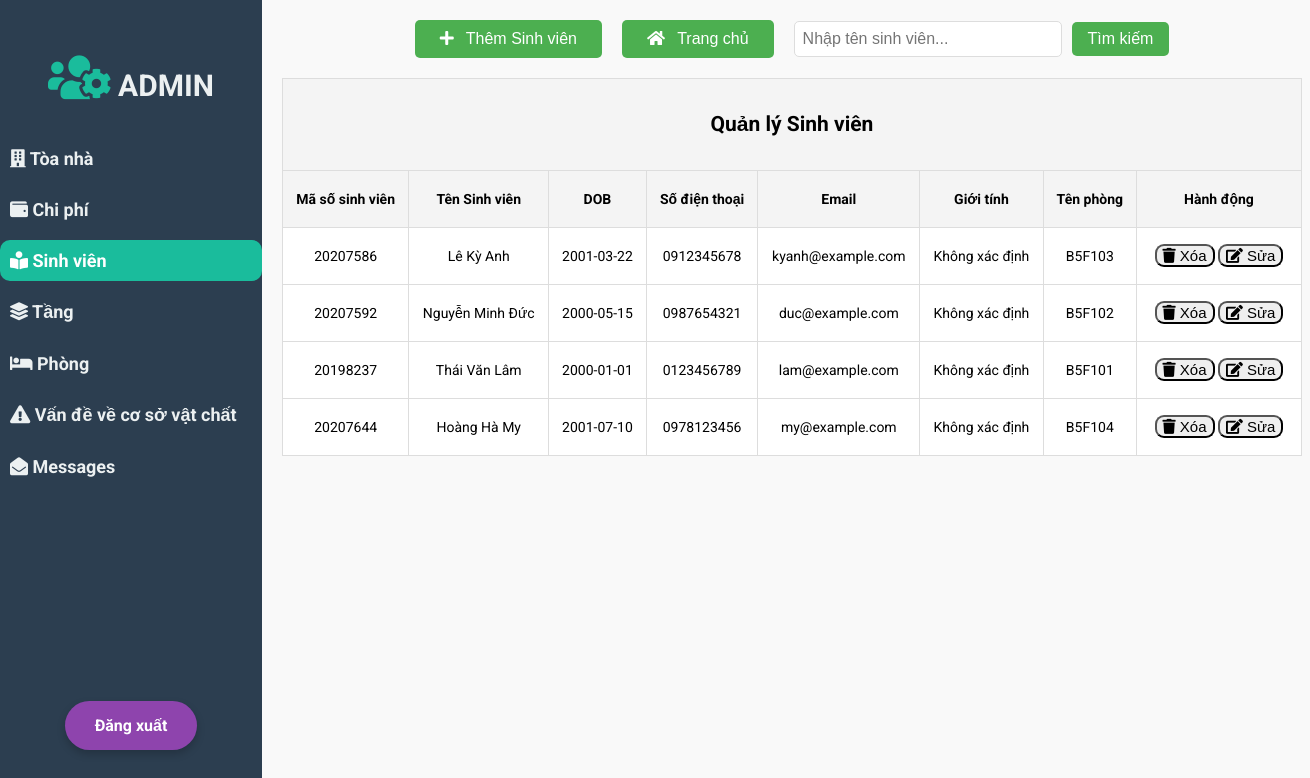
Before: /Student/DispStudent.php with the older database file.
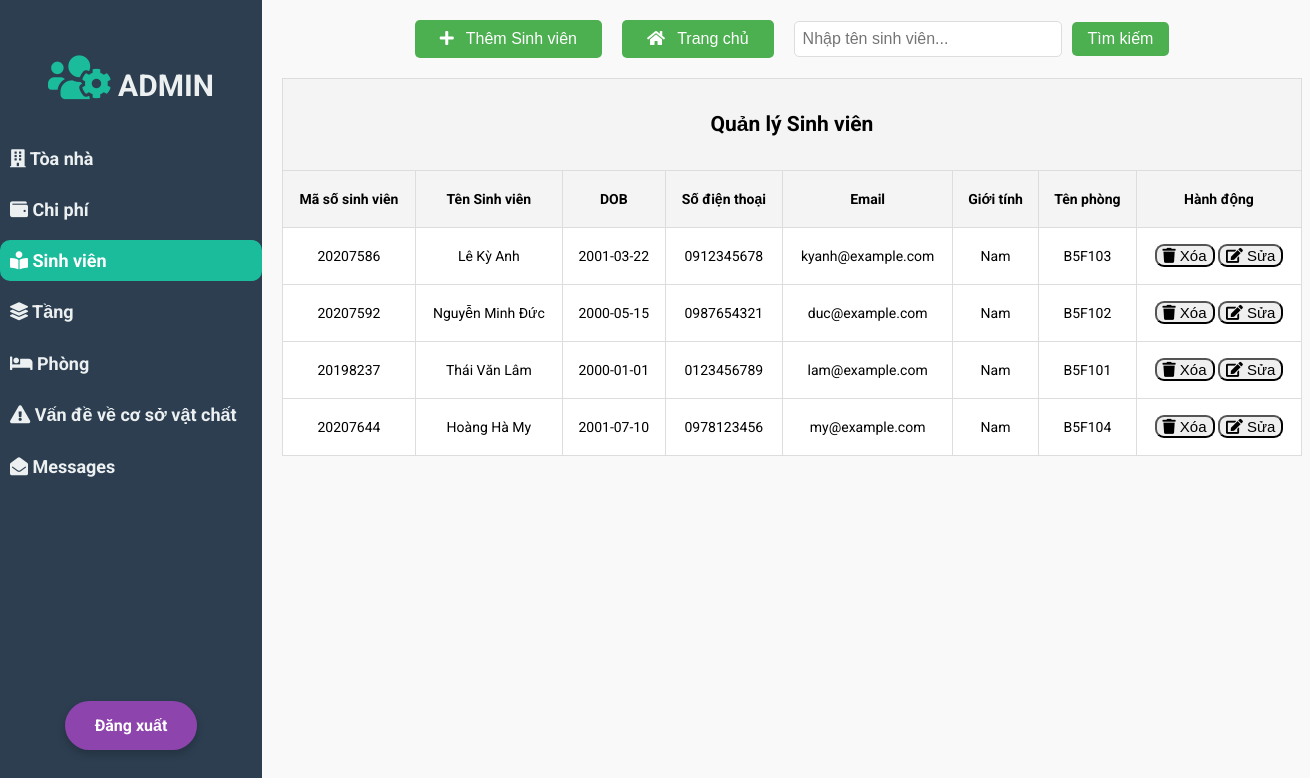
After: the same page with the newer database file.
### tables this page shows
CREATE TABLE `Student` (
  `Stu_id` int NOT NULL,
  `Name` varchar(40) NOT NULL,
  `DOB` date NOT NULL,
  `Phone_number` VARCHAR(10) NOT NULL,
  `Email` VARCHAR(100) NOT NULL,
  `Gender` boolean NOT NULL,
  `R_ID` int NOT NULL,
  PRIMARY KEY (`Stu_id`),
  FOREIGN KEY (`R_ID`) REFERENCES `room`(`R_ID`) ON DELETE CASCADE
);

CREATE TABLE `room` (
  `R_ID` int NOT NULL AUTO_INCREMENT,
  `R_Name` varchar(20) NOT NULL,
  `F_ID` int NOT NULL,
  `Num_of_Table` int NOT NULL,
  `Num_of_Bed` int NOT NULL,
  `Gender` boolean NOT NULL,
  `Status` boolean NOT NULL,
  PRIMARY KEY (`R_ID`), 
  FOREIGN KEY (`F_ID`) REFERENCES `floor`(`F_ID`) ON DELETE CASCADE
);

### Student/DispStudent.php (the view, shortened to what this page needs)
<!DOCTYPE html>
<html>
<head>
  <link rel="stylesheet" href="https://use.fontawesome.com/releases/v5.15.4/css/all.css"
>
</head>
<body>
  <div class="slidebar">
    <header>
      <span><i class="fas fa-users-cog"></i></span>
      ADMIN
    </header>
    <ul>
      <li><a href="../Hall/DispHall.php"><i class="fas fa-building"></i> Tòa nhà</a></li>
      <li><a href="../Rent_fee/DispRentFee.php"><i class="fas fa-wallet"></i> Chi phí</a></li>
      <li class="active"><a href="../Student/DispStudent.php"><i class="fas fa-book-reader"></i> Sinh viên</a></li>
      <li><a href=""><i class="fas fa-layer-group"></i> Tầng</a></li>
      <li><a href="../Room/DispRoom.php"><i class="fa fa-bed"></i> Phòng</a></li>
      <li><a href="../FacilitiesProblem/DispFP.php"><i class="fas fa-exclamation-triangle"></i> Vấn đề về cơ sở vật
          chất</a></li>
      <li><a href=""><i class="fas fa-envelope-open"></i> Messages</a></li>
    </ul>
    <div class="logout-container">
      <a style="text-decoration: none;" href="../index.php">
        <div class="logout">Đăng xuất</div>
      </a>
    </div>
  </div>
  <main>
    <center>
      <div class="button-container"
        style="display: flex; justify-content: center; align-items: center; gap: 20px; margin-bottom: 20px;">
        <button class="button">
          <a href="Insert.php">
            <i class="fas fa-plus"></i> Thêm Sinh viên
          </a>
        </button>
        <button class="button">
          <a href="../dashboard/home.php">
            <i class="fas fa-home"></i> Trang chủ
          </a>
        </button>
        <form method="GET" action="" style="display: flex; align-items: center; gap: 10px;">
          <input type="text" name="search" placeholder="Nhập tên sinh viên..."
            value="<?php echo isset($_GET['search']) ? $_GET['search'] : ''; ?>"
            style="padding: 8px; font-size: 16px; width: 250px; border-radius: 5px; border: 1px solid #ddd;">
          <button type="submit" class="button" style="padding: 8px 16px; font-size: 16px;">Tìm kiếm</button>
        </form>
      </div>
    </center>
    <table align="center" border="1px" style="width:1100px; line-height:40px;">
      <tr>
        <th colspan="8">
          <h2>Quản lý Sinh viên</h2>
        </th>
      </tr>
      <tr>
        <th>Mã số sinh viên</th>
        <th>Tên Sinh viên</th>
        <th>DOB</th>
        <th>Số điện thoại</th>
        <th>Email</th>
        <th>Giới tính</th>
        <th>Tên phòng</th>
        <th>Hành động</th>
      </tr>
      <?php
      include '../CommonMethods/connection.php';
      $search = isset($_GET['search']) ? $_GET['search'] : '';
      $limit = 10;
      $page = isset($_GET['page']) ? intval($_GET['page']) : 1;
      $offset = ($page - 1) * $limit;
      $sql = "SELECT Stu_id, Name, DOB, Phone_number, Email,
                 CASE
                     WHEN s.Gender = 1 THEN 'Nam'
                     WHEN s.Gender = 0 THEN 'Nữ'
                     ELSE 'Không xác định'
                 END AS sGender, R_Name
                 FROM student s INNER JOIN room r ON s.R_ID = r.R_ID WHERE Name LIKE '%$search%' ORDER BY SUBSTRING_INDEX(Name, ' ', -1) LIMIT $limit OFFSET $offset";
      $query = mysqli_query($conn, $sql);
      while ($row1 = mysqli_fetch_array($query)) {
        ?>
        <tr>
          <td class="tdr"><?php echo $row1['Stu_id']; ?></td>
          <td class="tdr"><?php echo $row1['Name']; ?></td>
          <td class="tdr"><?php echo $row1['DOB']; ?></td>
          <td class="tdr"><?php echo $row1['Phone_number']; ?></td>
          <td class="tdr"><?php echo $row1['Email']; ?></td>
          <td class="tdr"><?php echo $row1['sGender']; ?></td>
          <td class="tdr"><?php echo $row1['R_Name']; ?></td>
          <td style="width: 140px;">
            <button id="delete">
              <a href="Delete.php?Stu_id=<?php echo $row1['Stu_id']; ?>" id="link1" onclick="return confirmDelete()">
                <i class="fas fa-trash"></i> Xóa
              </a>
            </button>
            <button id="update">
              <a href="Update.php?Stu_id=<?php echo $row1['Stu_id']; ?>" id="link1">
                <i class="fas fa-edit"></i> Sửa
              </a>
            </button>
          </td>
        </tr>
        <?php
      }
      ?>
    </table>
  </main>
</body>
</html>

### Student/DispStudent.php (style rules this page uses)
body { display: flex; font-family: 'Roboto', sans-serif; margin: 0; background-color: #f9f9f9; }
.slidebar { width: 20%; height: 100%; position: fixed; background-color: #2c3e50; padding-top: 20px; top: 0; left: 0; z-index: 100; }
.slidebar header { padding: 30px 10px; text-align: center; font-size: 30px; font-weight: bolder; color: #ecf0f1; }
.slidebar header span { font-size: 50px; color: #1abc9c; }
.slidebar ul { padding: 0; list-style: none; margin: 0; }
.slidebar ul li { padding: 10px; font-size: 18px; font-weight: bolder; color: #ecf0f1; margin-bottom: 10px; }
.slidebar ul li a { text-decoration: none; color: inherit; }
.slidebar ul li.active { background-color: #1abc9c; color: white; border-radius: 10px; }
.slidebar ul li.active a { color: white; text-decoration: none; }
main { margin-left: 20%; padding: 20px; flex-grow: 1; }
.button-container { display: flex; justify-content: center; gap: 20px; margin-bottom: 20px; }
.button { background-color: #4CAF50; border: none; color: white; padding: 10px 25px; text-align: center; border-radius: 5px; text-decoration: none; display: inline-flex; align-items: center; font-size: 16px; transition: all 0.3s ease; }
.button i { margin-right: 8px; }
.button a { text-decoration: none; color: white; display: block; text-align: center; }
.tdr { text-align: center; }
#delete, #update { border-radius: 9px; }
#link1 { color: black; text-decoration: none; font-size: 15px; }
table { width: 90%; max-width: 1020px; margin: 20px auto; border-collapse: collapse; }
th, td { padding: 8px 12px; text-align: center; font-size: 14px; border: 1px solid #ddd; word-wrap: break-word; }
th { background-color: #f4f4f4; font-weight: bold; }
td { background-color: #fff; max-width: 150px; white-space: nowrap; overflow: hidden; text-overflow: ellipsis; }
.logout-container { position: absolute; bottom: 70px; left: 50%; transform: translateX(-50%); width: 100%; text-align: center; }
.logout { font-family: 'Roboto', sans-serif; font-weight: 700; font-size: 16px; color: #fff; background-color: #8e44ad; padding: 15px 30px; border-radius: 30px; transition: all 0.3s ease; box-shadow: 0px 4px 8px rgba(0, 0, 0, 0.2); display: inline-block; }

Changed rows visible on the page:
changed student "Lê Kỳ Anh": sGender "Không xác định" → "Nam"
changed student "Nguyễn Minh Đức": sGender "Không xác định" → "Nam"
changed student "Thái Văn Lâm": sGender "Không xác định" → "Nam"
changed student "Hoàng Hà My": sGender "Không xác định" → "Nam"
